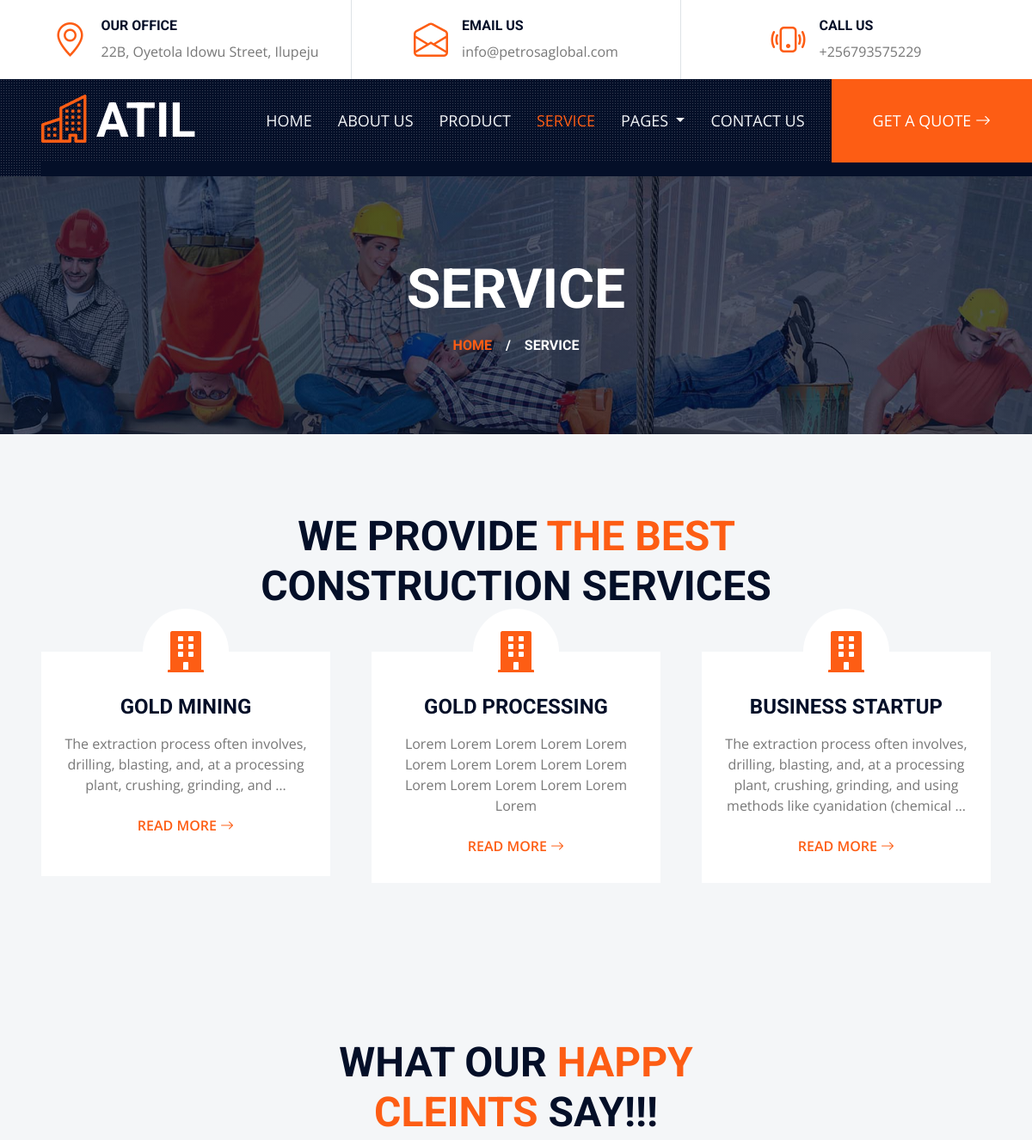
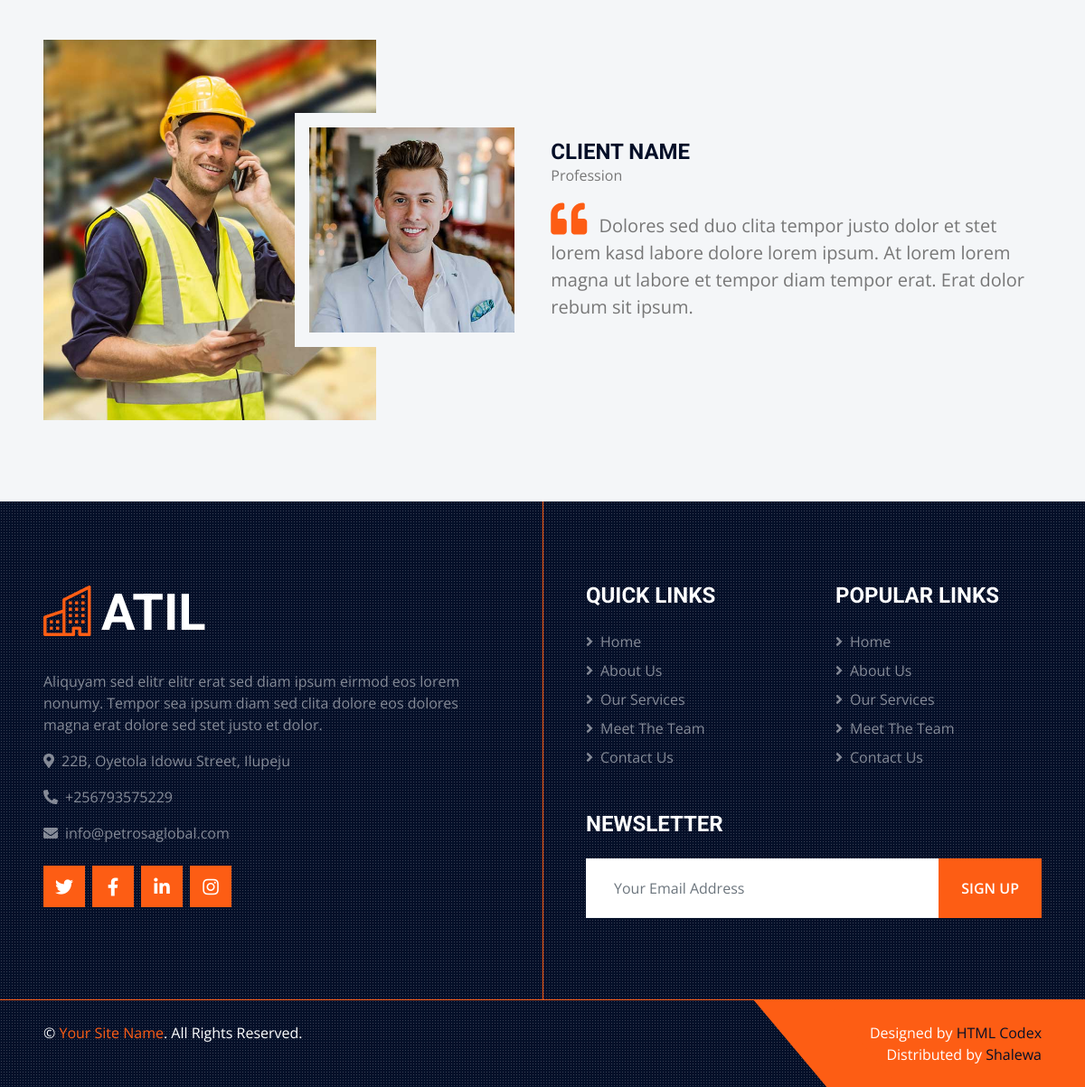
The app's page /service/ with its own data (2 pictures, top to bottom).
### gold_app/models.py (models this page shows, shortened)
class Service(models.Model):
    title = models.CharField(max_length=200)
    description = HTMLField()
    image = models.ImageField(upload_to="services/")
    icon = models.CharField(max_length=100, blank=True, null=True)
    created_at = models.DateTimeField(auto_now_add=True)
    modified_at = models.DateTimeField(auto_now=True)

### gold_app/views.py (the view)
# urls.py: path('service/', views.service, name='service'),
def service(request):
    services = Service.objects.all()
    return render(request, "service.html", {"services": services})

### template/service.html (shortened to what this page needs)
{% extends 'base.html' %}
{% load static %}
{% block content %}
    <div class="container-fluid page-header">
        <h1 class="display-3 text-uppercase text-white mb-3">Service</h1>
        <div class="d-inline-flex text-white">
            <h6 class="text-uppercase m-0"><a href="">Home</a></h6>
            <h6 class="text-white m-0 px-3">/</h6>
            <h6 class="text-uppercase text-white m-0">Service</h6>
        </div>
    </div>
    <div class="container-fluid bg-light py-6 px-5">
        <div class="text-center mx-auto mb-5" style="max-width: 600px;">
            <h1 class="display-5 text-uppercase mb-4">We Provide <span class="text-primary">The Best</span> Construction Services</h1>
        </div>
        <div class="row g-5">
            {% for service in services %}
            <div class="col-lg-4 col-md-6">
                <div class="service-item bg-white d-flex flex-column align-items-center text-center">
                    <div class="service-icon bg-white">
                        <i class="{{ service.icon }} text-primary"></i>
                    </div>
                    <div class="px-4 pb-4">
                        <h4 class="text-uppercase mb-3">
                            {{ service.title }}
                        </h4>
                        <p>
                            {{ service.description|truncatewords:20|safe }}
                        </p>
                        <a class="btn text-primary" href="">
                            Read More <i class="bi bi-arrow-right"></i>
                        </a>
                    </div>
                </div>
            </div>
            {% endfor %}
        </div>
    </div>
    <div class="container-fluid bg-light py-6 px-5">
        <div class="text-center mx-auto mb-5" style="max-width: 600px;">
            <h1 class="display-5 text-uppercase mb-4">What Our <span class="text-primary">Happy Cleints</span> Say!!!</h1>
        </div>
        <div class="row gx-0 align-items-center">
            <div class="col-xl-4 col-lg-5 d-none d-lg-block">
                <img class="img-fluid w-100 h-100" src="{% static 'img/testimonial.jpg' %}">
            </div>
            <div class="col-xl-8 col-lg-7 col-md-12">
                <div class="testimonial bg-light">
                    <div class="owl-carousel testimonial-carousel">
                        <div class="row gx-4 align-items-center">
                            <div class="col-xl-4 col-lg-5 col-md-5">
                                <img class="img-fluid w-100 h-100 bg-light p-lg-3 mb-4 mb-md-0" src="{% static 'img/testimonial-1.jpg' %}" alt="">
                            </div>
                            <div class="col-xl-8 col-lg-7 col-md-7">
                                <h4 class="text-uppercase mb-0">Client Name</h4>
                                <p>Profession</p>
                                <p class="fs-5 mb-0"><i class="fa fa-2x fa-quote-left text-primary me-2"></i> Dolores sed duo
                                    clita tempor justo dolor et stet lorem kasd labore dolore lorem ipsum. At lorem
                                    lorem magna ut labore et tempor diam tempor erat. Erat dolor rebum sit
                                    ipsum.</p>
                            </div>
                        </div>
                        <div class="row gx-4 align-items-center">
                            <div class="col-xl-4 col-lg-5 col-md-5">
                            </div>
                            <div class="col-xl-8 col-lg-7 col-md-7">
                            </div>
                        </div>
                    </div>
                </div>
            </div>
        </div>
    </div>
    {% endblock %}

### static/css/style.css (style rules this page uses)
:root { --primary: #FD5D14; --secondary: #FDBE33; --light: #F4F6F8; --dark: #040F28; }
.py-6 { padding-top: 90px; padding-bottom: 90px; }
.btn { position: relative; font-weight: 600; text-transform: uppercase; transition: .5s; }
.btn::after { position: absolute; content: ""; width: 0; height: 5px; bottom: -1px; left: 50%; background: var(--primary); transition: .5s; }
.page-header { height: 300px; display: flex; flex-direction: column; align-items: center; justify-content: center; background: linear-gradient(rgba(4, 15, 40, .7), rgba(4, 15, 40, .7)), url(../img/carousel-1.jpg) center center no-repeat; background-size: cover; }
.service-item .service-icon { margin-top: -50px; width: 100px; height: 100px; display: flex; align-items: center; justify-content: center; border-radius: 100px; }
.service-item .service-icon i { transition: .2s; }
@media (min-width: 992px) { .testimonial, .contact-form { margin-left: -90px; } }

### records on screen
Service: title "GOLD MINING", description "The extraction process often involves, drilling, blasting, and, at a processing plant, crushing, grinding, and …"
Service: title "GOLD PROCESSING", description "Lorem Lorem Lorem Lorem Lorem Lorem Lorem Lorem Lorem Lorem Lorem Lorem Lorem Lorem Lorem Lorem"
Service: title "BUSINESS STARTUP", description "The extraction process often involves, drilling, blasting, and, at a processing plant, crushing, grinding, and using methods like cyanidation (chemical …"
